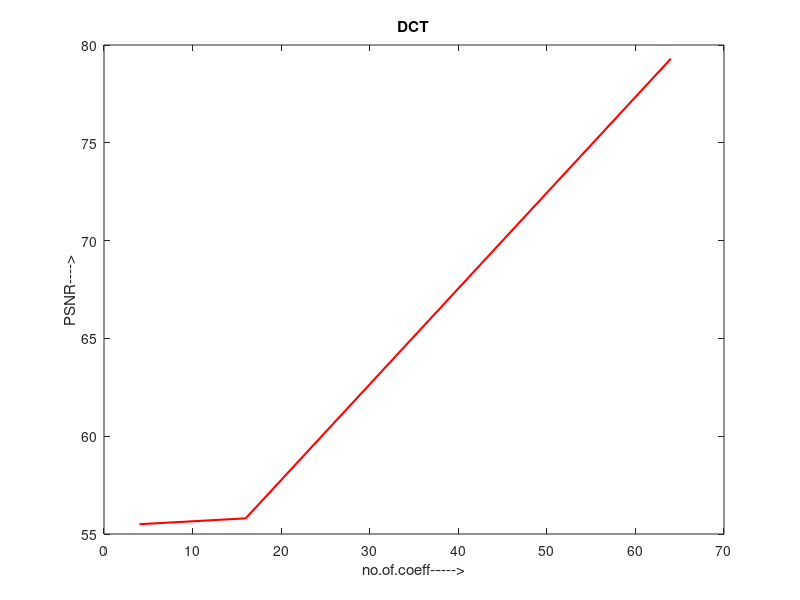
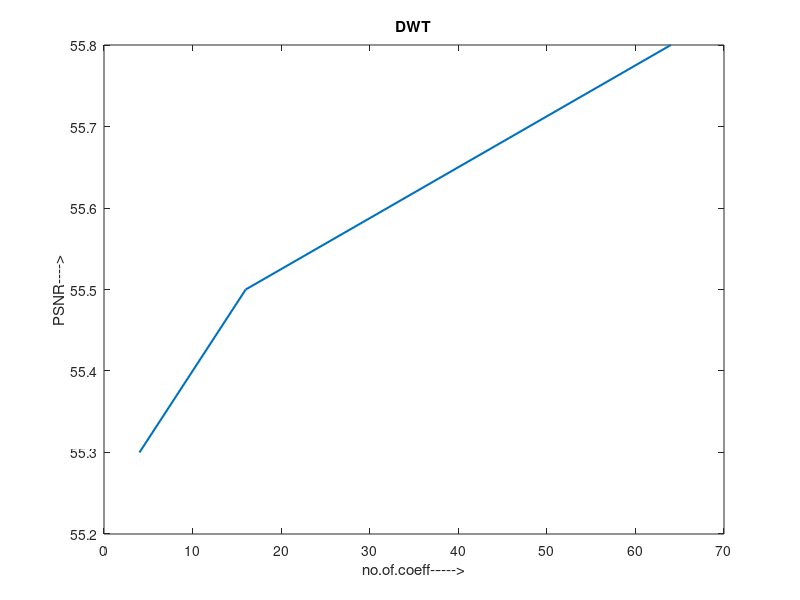
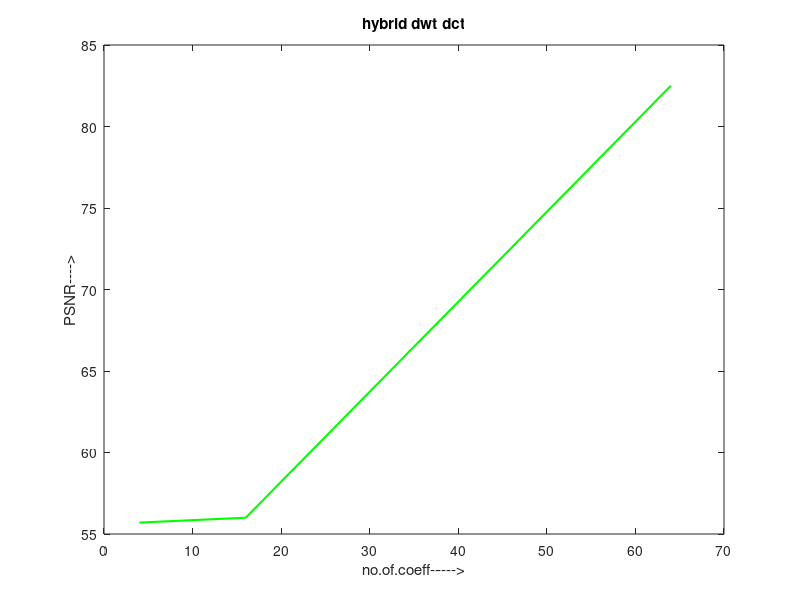
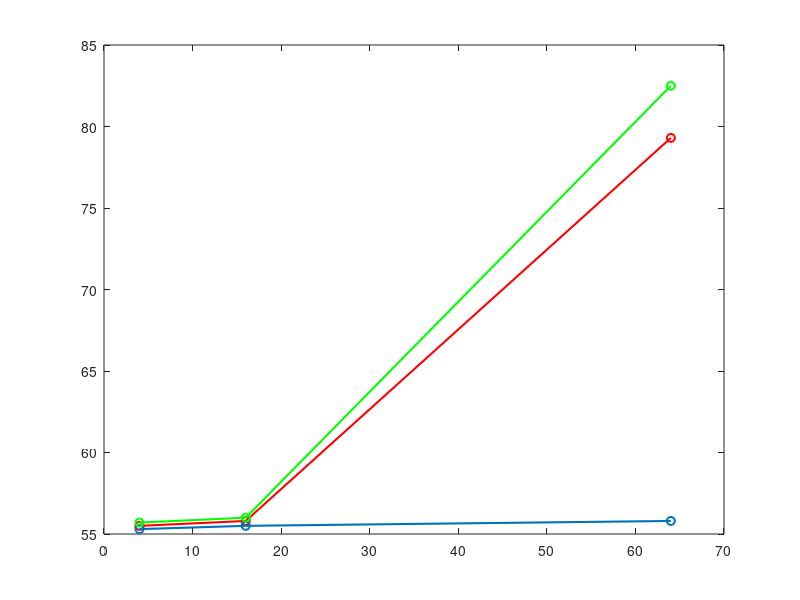

The MATLAB script that drew these images, in order:
clc;
clear all;
close all;
set(0,'defaultlinelinewidth',1.5);
x=[4 16 64];
dct12=[55.5 55.8 79.3];
hy12=[55.7 56.0 82.5];
dwt12=[55.3 55.5 55.8];
figure;
plot(x,dct12,'r');
title('DCT');
xlabel('no.of.coeff----->');
ylabel('PSNR---->');
figure;
plot(x,dwt12);
title('DWT');
xlabel('no.of.coeff----->');
ylabel('PSNR---->');
figure;
plot(x,hy12,'g');
title('hybrid dwt dct');
xlabel('no.of.coeff----->');
ylabel('PSNR---->');
figure;
plot(x,dct12,'r-o',x,dwt12,'-o',x,hy12,'g-o');